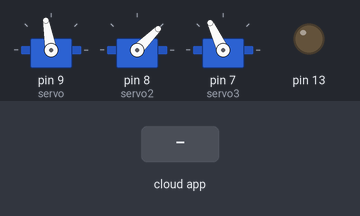
Simulated run of this sketch. Board: Arduino Uno, built with avr-gcc and run on an emulated ATmega328P. Shown: 3 × servo, output pins drawn as LEDs (lit = HIGH). Inputs (shaded band) come from the test bench. The ROS host is connected and sends only what is stated.

Above: at 1.2 s.
1.3 s: the phone or cloud app sets servo to 45
At 3.0 s:
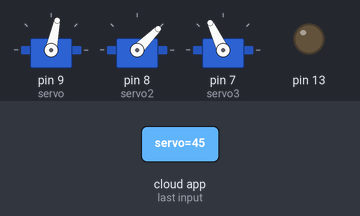
3.3 s: the phone or cloud app sets servo2 to 0
At 4.5 s:
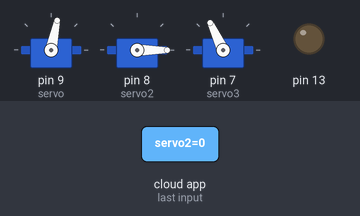
5.4 s: the phone or cloud app sets servo3 to 0
At 7.7 s:
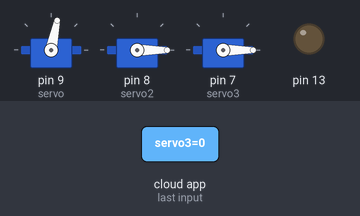
8.4 s: the phone or cloud app sets servo to 90
At 10.5 s:
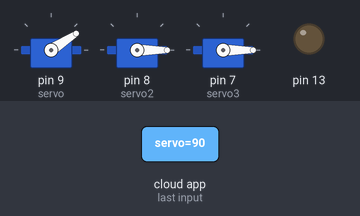
11.0 s: the phone or cloud app sets servo2 to 45
At 12.8 s:
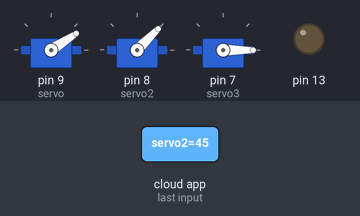
13.1 s: the phone or cloud app sets servo3 to 45
At 14.4 s:
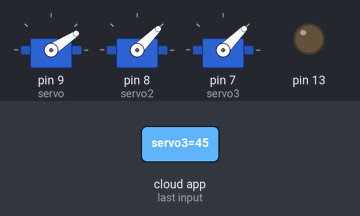
Timing chart, 0 to 16.1 s (numbered marks = the images above; inputs shaded):
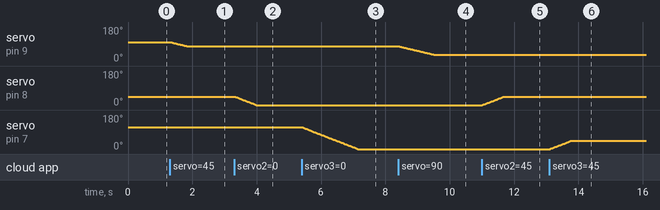

Measured:
- after the input at 1.3 s, servo on pin 9 (servo): moves from 100° to 78° over 0.53 s, starting at once
- after the input at 3.3 s, servo on pin 8 (servo2): moves from 45° to 0° over 0.66 s, starting at once
- after the input at 5.4 s, servo on pin 7 (servo3): moves from 115° to 0° over 1.7 s, starting at once
- after the input at 8.4 s, servo on pin 9 (servo): moves from 78° to 33° over 1.1 s, starting at once
- after the input at 11.0 s, servo on pin 8 (servo2): moves from 0° to 45° over 0.66 s, starting at once
- after the input at 13.1 s, servo on pin 7 (servo3): moves from 0° to 45° over 0.66 s, starting at once

The sketch:

ArmControl.ino
```cpp
/*
 * rosserial Servo Control Example
 *
 * This sketch demonstrates the control of hobby R/C servos
 * using ROS and the arduiono
 *
 * For the full tutorial write up, visit
 * www.ros.org/wiki/rosserial_arduino_demos
 *
 * For more information on the Arduino Servo Library
 * Checkout :
 * http://www.arduino.cc/en/Reference/Servo
 */

#if (ARDUINO >= 100)
 #include <Arduino.h>
#else
 #include <WProgram.h>
#endif

#include <Servo.h>
#include <ros.h>
#include <std_msgs/UInt16.h>

ros::NodeHandle  nh;
//ros::NodeHandle  aw;
std_msgs::UInt16 aws_msg;
ros::Publisher aws("lock", &aws_msg);

int start;
int target;
int turn_flag = 0;

Servo servo;
Servo servo2;
Servo servo3;

void servo_cb( const std_msgs::UInt16& cmd_msg){
  //servo.write(cmd_msg.data); //set servo angle, should be from 0-180
  start = servo.read();
  if (start > 160){
      turn_flag = 1;
  }
  else if (start < 20){
      turn_flag = 0;
  }
  target = cmd_msg.data;

  aws_msg.data = 1;

  if (target > 360){
    if (turn_flag == 0){
      target = start + 3;
      for (int pos = start; pos <= target; pos += 1) { // goes from 0 degrees to 180 degrees
        // in steps of 1 degree
        servo.write(pos);              // tell servo to go to position in variable 'pos'
        delay(25);                       // waits 15ms for the servo to reach the position
      }
    }
    else if (turn_flag == 1){
      target = start - 3;
      for (int pos = start; pos >= target; pos -= 1) { // goes from 0 degrees to 180 degrees
        // in steps of 1 degree
        servo.write(pos);              // tell servo to go to position in variable 'pos'
        delay(25);                       // waits 15ms for the servo to reach the position
      }
    }
  }
  else if (target>180 && target<360){
    aws.publish(&aws_msg);
    target = target - 180;
    target = target/2;
    if (target > 1){
      target = start + target;
      //target = start + 1;
      for (int pos = start; pos <= target; pos += 1) { // goes from 0 degrees to 180 degrees
        // in steps of 1 degree
        servo.write(pos);              // tell servo to go to position in variable 'pos'
        delay(25);                       // waits 15ms for the servo to reach the position
      }
    }
  }
  else if (target<180){
    aws.publish(&aws_msg);
    //target = target - 180;
    target = target/2;
    if (start-target > 1){
      target = start - target;
      //target = start - 1;
      for (int pos = start; pos >= target; pos -= 1) { // goes from 0 degrees to 180 degrees
        // in steps of 1 degree
        servo.write(pos);              // tell servo to go to position in variable 'pos'
        delay(25);                       // waits 15ms for the servo to reach the position
      }
    }
  }
  aws_msg.data = 0;
  aws.publish(&aws_msg);
  //digitalWrite(13, HIGH-digitalRead(13));  //toggle led
}


ros::Subscriber<std_msgs::UInt16> sub("servo", servo_cb);

//new added
void servo_cb2( const std_msgs::UInt16& cmd_msg)
{
  int current = servo2.read();
  int next = cmd_msg.data;

  if (next > current){
    for (int pos = current; pos <= next; pos += 1) { // goes from 0 degrees to 180 degrees
        // in steps of 1 degree
        servo2.write(pos);              // tell servo to go to position in variable 'pos'
        delay(15);                       // waits 15ms for the servo to reach the position
    }
  }
  else{
    for (int pos = current; pos >= next; pos -= 1) { // goes from 0 degrees to 180 degrees
        // in steps of 1 degree
        servo2.write(pos);              // tell servo to go to position in variable 'pos'
        delay(15);                       // waits 15ms for the servo to reach the position
    }
  }

}
ros::Subscriber<std_msgs::UInt16> sub2("servo2", servo_cb2);

void servo_cb3( const std_msgs::UInt16& cmd_msg)
{
  int current = servo3.read();
  int next = cmd_msg.data;

  if (next > current){
    for (int pos = current; pos <= next; pos += 1) { // goes from 0 degrees to 180 degrees
        // in steps of 1 degree
        servo3.write(pos);              // tell servo to go to position in variable 'pos'
        delay(15);                       // waits 15ms for the servo to reach the position
    }
  }
  else{
    for (int pos = current; pos >= next; pos -= 1) { // goes from 0 degrees to 180 degrees
        // in steps of 1 degree
        servo3.write(pos);              // tell servo to go to position in variable 'pos'
        delay(15);                       // waits 15ms for the servo to reach the position
    }
  }
}
ros::Subscriber<std_msgs::UInt16> sub3("servo3", servo_cb3);

void setup(){
  pinMode(13, OUTPUT);

  nh.initNode();
//  aw.initNode();
  nh.advertise(aws);
  nh.subscribe(sub);
  nh.subscribe(sub2);
  nh.subscribe(sub3);

  servo.attach(9); //attach it to pin 9
  servo2.attach(8);
  servo3.attach(7);
  //initiallize
  servo.write(100);
  servo2.write(45);
  servo3.write(115);
}

void loop(){
  nh.spinOnce();
  //Serial.println(target);
  delay(1);
}
```
